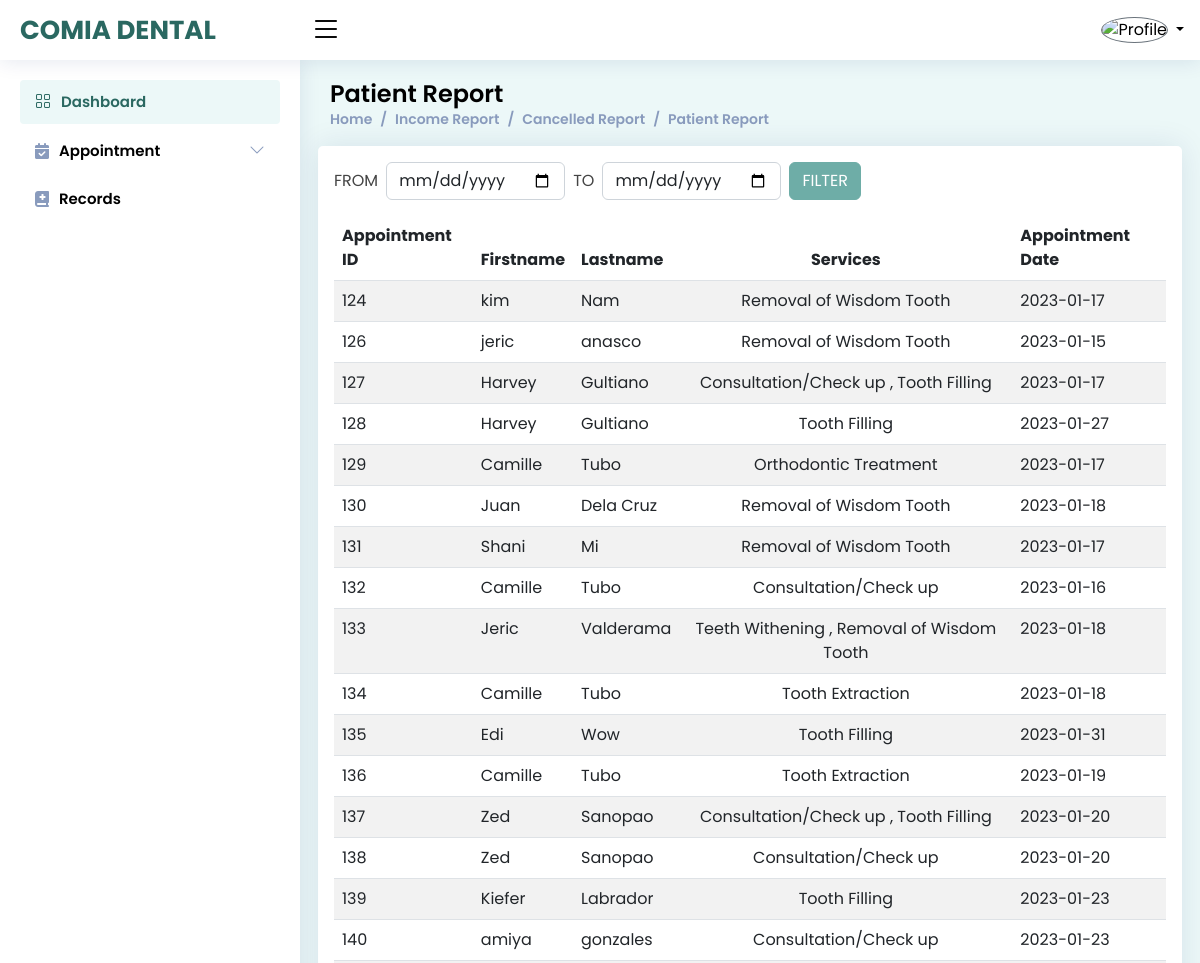
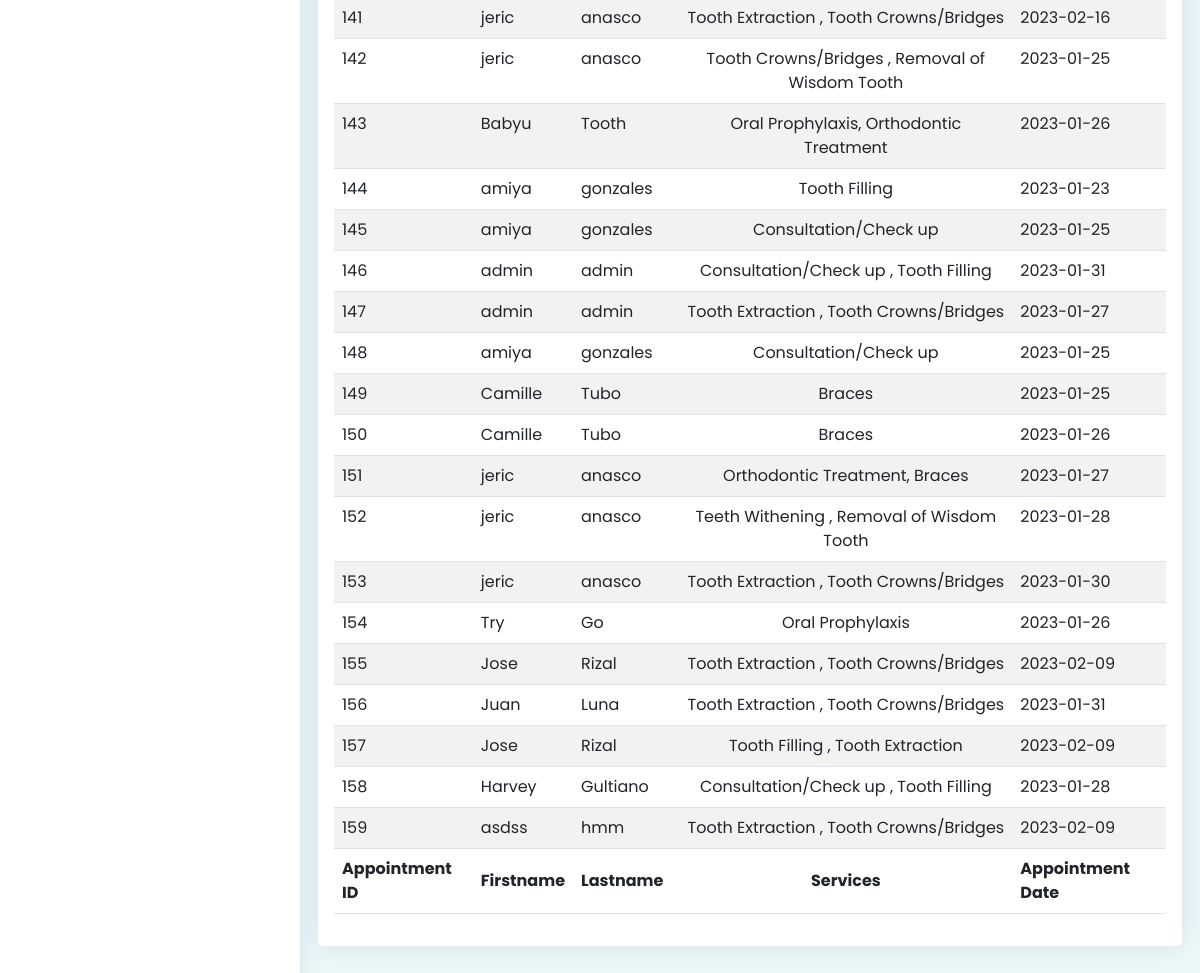
/admin/patient.php (signed in), run on an earlier commit of the app's database (2 pictures, top to bottom).
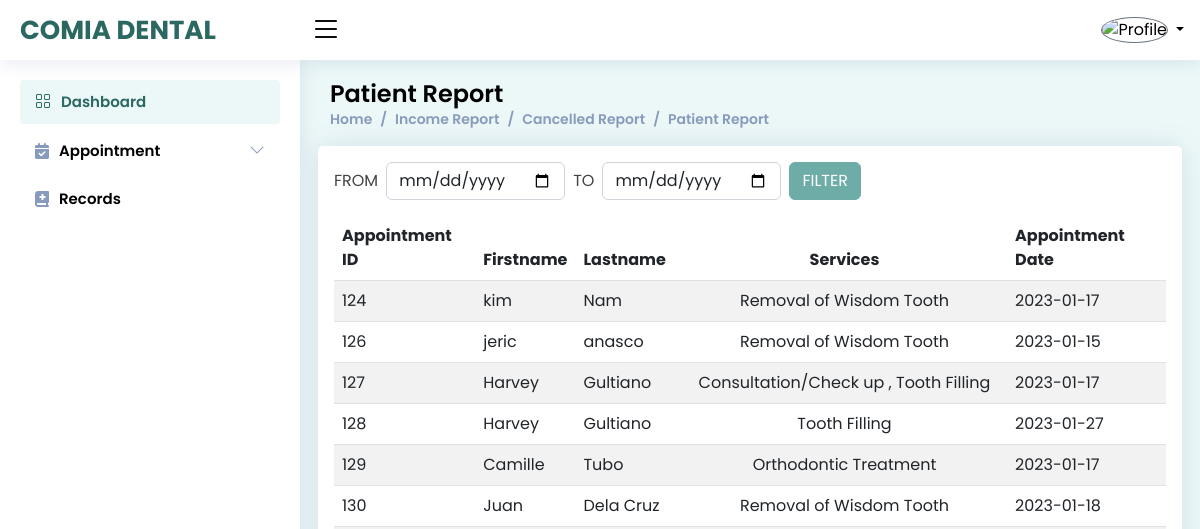
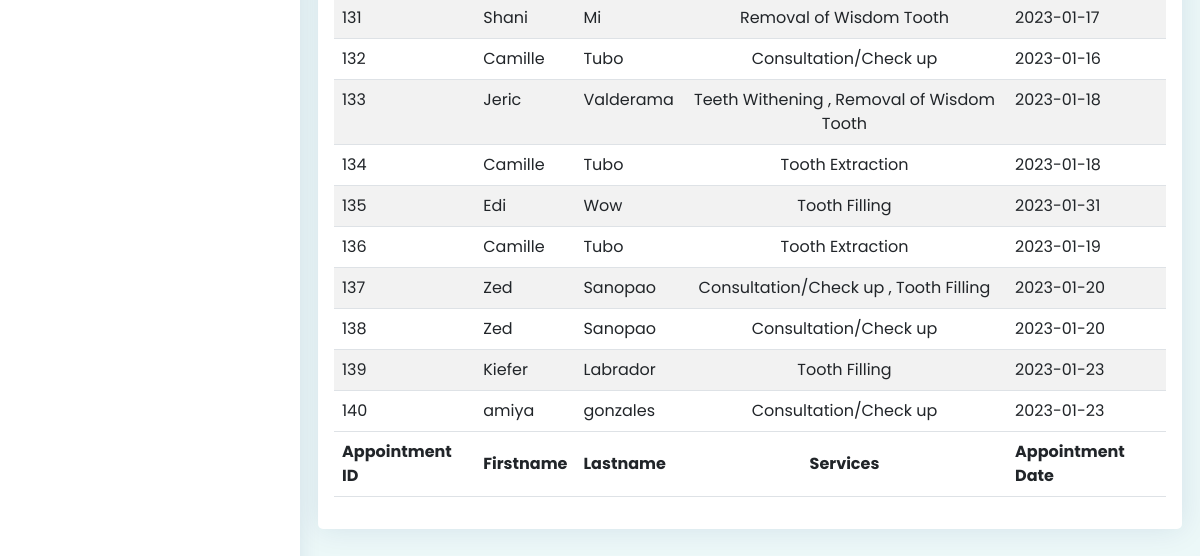
And on a later commit of the database (2 pictures, top to bottom).
### tables this page shows
CREATE TABLE `tbl_appointment` (
  `appointment_id` int(11) NOT NULL,
  `user_id` int(11) NOT NULL,
  `firstname` varchar(255) NOT NULL,
  `lastname` varchar(255) NOT NULL,
  `gender` varchar(255) NOT NULL,
  `age` int(11) NOT NULL,
  `contact` varchar(255) NOT NULL,
  `appointment_date` date NOT NULL,
  `appointment_time` time NOT NULL,
  `service` varchar(255) NOT NULL,
  `dentist` varchar(255) NOT NULL,
  `status` varchar(255) NOT NULL,
  `description` varchar(255) NOT NULL,
  `payment` decimal(10,2) NOT NULL,
  `date_completed` date NOT NULL,
  `time_completed` time NOT NULL,
  `reason` varchar(255) NOT NULL,
  `reason2` varchar(55) NOT NULL,
  `request` text NOT NULL,
  `diagram` text NOT NULL,
  `isStatus` int(1) DEFAULT NULL
);

### admin/patient.php (the view, shortened to what this page needs)
<?php
include './components/head_css.php';
include './components/component-top.php';
?>
<main id="main" class="main">
    <div class="pagetitle">
        <h1>Patient Report</h1>
        <nav>
            <ol class="breadcrumb">
                <li class="breadcrumb-item"><a href="index.php">Home</a></li>
                <li class="breadcrumb-item"><a href="reports.php">Income Report</a></li>
                <li class="breadcrumb-item active"><a href="cancelled.php">Cancelled Report</a></li>
                <li class="breadcrumb-item "><a href="patient.php">Patient Report</a></li>
            </ol>
        </nav>
    </div>
    <section>
        <div class="row">
            <div class="card p-3">
                <div class="col-md-8 col-lg-6 d-flex gap-2 align-items-center pb-3">
                    <span>FROM</span>
                    <input type="date" class="form-control" name="start_date" id="start_date">
                    <span>TO</span>
                    <input type="date" class="form-control"  name="end_date" id="end_date">
                    <input class="btn btn-success custom_btn date_submit" type="button" value="FILTER">
                </div>
                <div class="table-responsive">
                    <table class="table table-striped" id="example" style="width:100%">
                        <thead>
                            <tr  >
                                <th>Appointment ID</th>
                                <th>Firstname</th>
                                <th>Lastname</th>
                                <th style="text-align:center;">Services</th>
                                <th>Appointment Date</th>
                            </tr>
                        </thead>
                        <tfoot>
                            <tr  >
                                <th>Appointment ID</th>
                                <th>Firstname</th>
                                <th>Lastname</th>
                                <th style="text-align:center;">Services</th>
                                <th>Appointment Date</th>
                            </tr>
                        </tfoot>
                        <tbody>
                            <?php
                            $query = mysqli_query($conn, "SELECT * FROM tbl_appointment WHERE status = 'COMPLETED'");
                            while ($row = mysqli_fetch_array($query)){
                            ?>
                    <tr>
                        <td><?php echo $row['appointment_id'] ?></td>
                        <td><?php echo $row['firstname'] ?></td>
                        <td><?php echo $row['lastname'] ?></td>
                        <td style="text-align:center;"><?php echo $row['service'] ?><br>
                    </td>
                        <td><?php echo $row['appointment_date'] ?>  </td>
                    </tr>
                    <?php }  ?>
                        </tbody>
                    </table>
                </div>
            </div>
        </div>
    </section>
</main>
<?php include './components/component-bottom.php'; ?>

What changed in the data, as far as the page shows it:
no longer on this page (row edited): tbl_appointment: appointment_id "141", firstname "jeric", lastname "anasco", service "Tooth Extraction , Tooth Crowns/Bridges", appointment_date "2023-02-16"
no longer on this page (row edited): tbl_appointment: appointment_id "142", firstname "jeric", lastname "anasco", service "Tooth Crowns/Bridges , Removal of Wisdom Tooth", appointment_date "2023-01-25"
no longer on this page (row edited): tbl_appointment: appointment_id "143", firstname "Babyu", lastname "Tooth", service "Oral Prophylaxis, Orthodontic Treatment", appointment_date "2023-01-26"
no longer on this page (row edited): tbl_appointment: appointment_id "144", firstname "amiya", lastname "gonzales", service "Tooth Filling", appointment_date "2023-01-23"
removed tbl_appointment: appointment_id "145", firstname "amiya", lastname "gonzales", service "Consultation/Check up", appointment_date "2023-01-25"
removed tbl_appointment: appointment_id "146", firstname "admin", lastname "admin", service "Consultation/Check up , Tooth Filling", appointment_date "2023-01-31"
removed tbl_appointment: appointment_id "147", firstname "admin", lastname "admin", service "Tooth Extraction , Tooth Crowns/Bridges", appointment_date "2023-01-27"
removed tbl_appointment: appointment_id "148", firstname "amiya", lastname "gonzales", service "Consultation/Check up", appointment_date "2023-01-25"
removed tbl_appointment: appointment_id "149", firstname "Camille", lastname "Tubo", service "Braces", appointment_date "2023-01-25"
removed tbl_appointment: appointment_id "150", firstname "Camille", lastname "Tubo", service "Braces", appointment_date "2023-01-26"
removed tbl_appointment: appointment_id "151", firstname "jeric", lastname "anasco", service "Orthodontic Treatment, Braces", appointment_date "2023-01-27"
removed tbl_appointment: appointment_id "152", firstname "jeric", lastname "anasco", service "Teeth Withening , Removal of Wisdom Tooth", appointment_date "2023-01-28"
removed tbl_appointment: appointment_id "153", firstname "jeric", lastname "anasco", service "Tooth Extraction , Tooth Crowns/Bridges", appointment_date "2023-01-30"
removed tbl_appointment: appointment_id "154", firstname "Try", lastname "Go", service "Oral Prophylaxis", appointment_date "2023-01-26"
removed tbl_appointment: appointment_id "155", firstname "Jose", lastname "Rizal", service "Tooth Extraction , Tooth Crowns/Bridges", appointment_date "2023-02-09"
removed tbl_appointment: appointment_id "156", firstname "Juan", lastname "Luna", service "Tooth Extraction , Tooth Crowns/Bridges", appointment_date "2023-01-31"
removed tbl_appointment: appointment_id "157", firstname "Jose", lastname "Rizal", service "Tooth Filling , Tooth Extraction", appointment_date "2023-02-09"
removed tbl_appointment: appointment_id "158", firstname "Harvey", lastname "Gultiano", service "Consultation/Check up , Tooth Filling", appointment_date "2023-01-28"
removed tbl_appointment: appointment_id "159", firstname "asdss", lastname "hmm", service "Tooth Extraction , Tooth Crowns/Bridges", appointment_date "2023-02-09"
